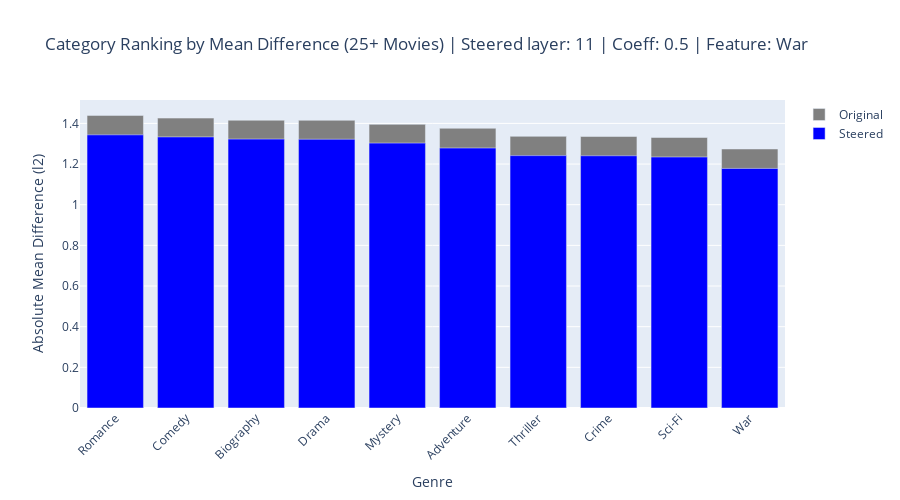

Notebook source saved alongside this figure:
### Markdown cell above
`rank_categories_by_difference` will rank the categories based on the mean difference in distance to the steering vector, and print out the ranking before and after steering. It will also plot a bar graph of the mean differences for each category.
- `original_differences` are the differences calculated by `calculate_specific_differences` from the original embeddings
- `steered_differences` are the differences calculated by `calculate_specific_differences` from the steered embeddings
- `type` decides what distance measure to use. Is a `string`, and can be either `"l1"`, `"l2"` or `"cosine"`. Note that if you change the type here, you will need to calculate the differences using `calculate_specific_differences` again with this new type.
- `info_string` is used as title for the bar plots to keep track of the parameters used to return the result
- `print_results=True` will print the results in text format, `=False` will not print the results
- `remove_low_count` will only use categories that have more than 25 titles, as the mean embedding may not be as representative for "smaller category"
- `plot_graph=True` will plot the bar graph of the mean differences for each category, `=False` will not plot the graph

### Code cell
info_string = f'Steered layer: {layer_to_steer} | Coeff: {steering_coefficient} | Feature: {feature}' # Information string to use in the title of the plots

filtered_genres, original_filtered_genres, genre_differences, original_genre_differences, genre_means = rank_categories_by_difference(
    all_texts_data, 
    original_differences, 
    steered_differences, 
    type, # If you change the type you need to calculate the differences again
    info_string,
    print_results=True, # Print the results to the console
    remove_low_count=True, # Remove categories with fewer than 25 titles
    plot_graph=True # Plot the bar graph of the mean differences for each category
    )

# Higher difference means further away from the steering vector

### Figure 1 — Plotly figure (JSON) as saved in the notebook; plotly's stock layout.template omitted (floating-point values rounded to 4 significant figures)
{"data": [{"hovertemplate": "%{hovertext}<extra></extra>", "hovertext": ["Genre: Romance<br>Original Mean Difference: 1.4393<br>Count: 65"], "marker": {"color": "grey"}, "name": "Original", "opacity": 1, "showlegend": true, "type": "bar", "x": ["Romance"], "y": [1.439]}, {"hovertemplate": "%{hovertext}<extra></extra>", "hovertext": ["Genre: Romance<br>Steered Mean Difference: 1.3438<br>Count: 65"], "marker": {"color": "blue"}, "name": "Steered", "opacity": 1, "showlegend": true, "type": "bar", "x": ["Romance"], "y": [1.344]}, {"hovertemplate": "%{hovertext}<extra></extra>", "hovertext": ["Genre: Comedy<br>Original Mean Difference: 1.4261<br>Count: 82"], "marker": {"color": "grey"}, "name": "Original", "opacity": 1, "showlegend": false, "type": "bar", "x": ["Comedy"], "y": [1.426]}, {"hovertemplate": "%{hovertext}<extra></extra>", "hovertext": ["Genre: Comedy<br>Steered Mean Difference: 1.3335<br>Count: 82"], "marker": {"color": "blue"}, "name": "Steered", "opacity": 1, "showlegend": false, "type": "bar", "x": ["Comedy"], "y": [1.334]}, {"hovertemplate": "%{hovertext}<extra></extra>", "hovertext": ["Genre: Biography<br>Original Mean Difference: 1.4156<br>Count: 70"], "marker": {"color": "grey"}, "name": "Original", "opacity": 1, "showlegend": false, "type": "bar", "x": ["Biography"], "y": [1.416]}, {"hovertemplate": "%{hovertext}<extra></extra>", "hovertext": ["Genre: Biography<br>Steered Mean Difference: 1.3227<br>Count: 70"], "marker": {"color": "blue"}, "name": "Steered", "opacity": 1, "showlegend": false, "type": "bar", "x": ["Biography"], "y": [1.323]}, {"hovertemplate": "%{hovertext}<extra></extra>", "hovertext": ["Genre: Drama<br>Original Mean Difference: 1.4153<br>Count: 198"], "marker": {"color": "grey"}, "name": "Original", "opacity": 1, "showlegend": false, "type": "bar", "x": ["Drama"], "y": [1.415]}, {"hovertemplate": "%{hovertext}<extra></extra>", "hovertext": ["Genre: Drama<br>Steered Mean Difference: 1.3219<br>Count: 198"], "marker": {"color": "blue"}, "name": "Steered", "opacity": 1, "showlegend": false, "type": "bar", "x": ["Drama"], "y": [1.322]}, {"hovertemplate": "%{hovertext}<extra></extra>", "hovertext": ["Genre: Mystery<br>Original Mean Difference: 1.3954<br>Count: 34"], "marker": {"color": "grey"}, "name": "Original", "opacity": 1, "showlegend": false, "type": "bar", "x": ["Mystery"], "y": [1.395]}, {"hovertemplate": "%{hovertext}<extra></extra>", "hovertext": ["Genre: Mystery<br>Steered Mean Difference: 1.3031<br>Count: 34"], "marker": {"color": "blue"}, "name": "Steered", "opacity": 1, "showlegend": false, "type": "bar", "x": ["Mystery"], "y": [1.303]}, {"hovertemplate": "%{hovertext}<extra></extra>", "hovertext": ["Genre: Adventure<br>Original Mean Difference: 1.3760<br>Count: 102"], "marker": {"color": "grey"}, "name": "Original", "opacity": 1, "showlegend": false, "type": "bar", "x": ["Adventure"], "y": [1.376]}, {"hovertemplate": "%{hovertext}<extra></extra>", "hovertext": ["Genre: Adventure<br>Steered Mean Difference: 1.2788<br>Count: 102"], "marker": {"color": "blue"}, "name": "Steered", "opacity": 1, "showlegend": false, "type": "bar", "x": ["Adventure"], "y": [1.279]}, {"hovertemplate": "%{hovertext}<extra></extra>", "hovertext": ["Genre: Thriller<br>Original Mean Difference: 1.3363<br>Count: 50"], "marker": {"color": "grey"}, "name": "Original", "opacity": 1, "showlegend": false, "type": "bar", "x": ["Thriller"], "y": [1.336]}, {"hovertemplate": "%{hovertext}<extra></extra>", "hovertext": ["Genre: Thriller<br>Steered Mean Difference: 1.2415<br>Count: 50"], "marker": {"color": "blue"}, "name": "Steered", "opacity": 1, "showlegend": false, "type": "bar", "x": ["Thriller"], "y": [1.241]}, {"hovertemplate": "%{hovertext}<extra></extra>", "hovertext": ["Genre: Crime<br>Original Mean Difference: 1.3356<br>Count: 158"], "marker": {"color": "grey"}, "name": "Original", "opacity": 1, "showlegend": false, "type": "bar", "x": ["Crime"], "y": [1.336]}, {"hovertemplate": "%{hovertext}<extra></extra>", "hovertext": ["Genre: Crime<br>Steered Mean Difference: 1.2408<br>Count: 158"], "marker": {"color": "blue"}, "name": "Steered", "opacity": 1, "showlegend": false, "type": "bar", "x": ["Crime"], "y": [1.241]}, {"hovertemplate": "%{hovertext}<extra></extra>", "hovertext": ["Genre: Sci-Fi<br>Original Mean Difference: 1.3307<br>Count: 51"], "marker": {"color": "grey"}, "name": "Original", "opacity": 1, "showlegend": false, "type": "bar", "x": ["Sci-Fi"], "y": [1.331]}, {"hovertemplate": "%{hovertext}<extra></extra>", "hovertext": ["Genre: Sci-Fi<br>Steered Mean Difference: 1.2347<br>Count: 51"], "marker": {"color": "blue"}, "name": "Steered", "opacity": 1, "showlegend": false, "type": "bar", "x": ["Sci-Fi"], "y": [1.235]}, {"hovertemplate": "%{hovertext}<extra></extra>", "hovertext": ["Genre: War<br>Original Mean Difference: 1.2742<br>Count: 43"], "marker": {"color": "grey"}, "name": "Original", "opacity": 1, "showlegend": false, "type": "bar", "x": ["War"], "y": [1.274]}, {"hovertemplate": "%{hovertext}<extra></extra>", "hovertext": ["Genre: War<br>Steered Mean Difference: 1.1784<br>Count: 43"], "marker": {"color": "blue"}, "name": "Steered", "opacity": 1, "showlegend": false, "type": "bar", "x": ["War"], "y": [1.178]}], "layout": {"barmode": "overlay", "height": 500, "showlegend": true, "title": {"text": "Category Ranking by Mean Difference (25+ Movies) | Steered layer: 11 | Coeff: 0.5 | Feature: War"}, "width": 900, "xaxis": {"tickangle": -45, "title": {"text": "Genre"}}, "yaxis": {"title": {"text": "Absolute Mean Difference (l2)"}}}}
